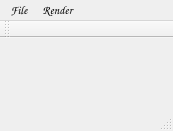
<?xml version="1.0" encoding="UTF-8"?>
<ui version="4.0">
 <class>RytracerClass</class>
 <widget class="QMainWindow" name="RytracerClass">
  <property name="geometry">
   <rect>
    <x>0</x>
    <y>0</y>
    <width>173</width>
    <height>131</height>
   </rect>
  </property>
  <property name="font">
   <font>
    <family>Comic Sans MS</family>
   </font>
  </property>
  <property name="windowTitle">
   <string>Rytracer</string>
  </property>
  <widget class="QWidget" name="centralWidget"/>
  <widget class="QMenuBar" name="menuBar">
   <property name="geometry">
    <rect>
     <x>0</x>
     <y>0</y>
     <width>173</width>
     <height>22</height>
    </rect>
   </property>
   <widget class="QMenu" name="menu">
    <property name="font">
     <font>
      <family>Comic Sans MS</family>
     </font>
    </property>
    <property name="title">
     <string>File</string>
    </property>
    <addaction name="actionSave"/>
   </widget>
   <widget class="QMenu" name="menu_2">
    <property name="title">
     <string>Render</string>
    </property>
    <addaction name="action"/>
   </widget>
   <addaction name="menu"/>
   <addaction name="menu_2"/>
  </widget>
  <widget class="QToolBar" name="mainToolBar">
   <attribute name="toolBarArea">
    <enum>TopToolBarArea</enum>
   </attribute>
   <attribute name="toolBarBreak">
    <bool>false</bool>
   </attribute>
  </widget>
  <widget class="QStatusBar" name="statusBar"/>
  <action name="action">
   <property name="text">
    <string>Start</string>
   </property>
   <property name="font">
    <font>
     <family>Comic Sans MS</family>
    </font>
   </property>
  </action>
  <action name="actionSave">
   <property name="text">
    <string>Save</string>
   </property>
   <property name="font">
    <font>
     <family>Comic Sans MS</family>
    </font>
   </property>
  </action>
 </widget>
 <layoutdefault spacing="6" margin="11"/>
 <resources>
  <include location="rytracer.qrc"/>
 </resources>
 <connections/>
</ui>
